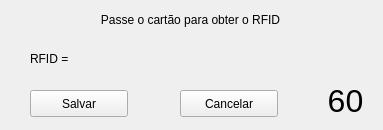
<?xml version="1.0" encoding="UTF-8"?>
<ui version="4.0">
 <class>Obter_Rfid_Window</class>
 <widget class="QMainWindow" name="Obter_Rfid_Window">
  <property name="geometry">
   <rect>
    <x>0</x>
    <y>0</y>
    <width>383</width>
    <height>130</height>
   </rect>
  </property>
  <property name="windowTitle">
   <string>Obter RFID</string>
  </property>
  <widget class="QWidget" name="centralwidget">
   <widget class="QLabel" name="label">
    <property name="geometry">
     <rect>
      <x>0</x>
      <y>10</y>
      <width>381</width>
      <height>20</height>
     </rect>
    </property>
    <property name="locale">
     <locale language="Portuguese" country="Brazil"/>
    </property>
    <property name="text">
     <string>Passe o cartão para obter o RFID</string>
    </property>
    <property name="alignment">
     <set>Qt::AlignCenter</set>
    </property>
   </widget>
   <widget class="QLabel" name="label_Tempo">
    <property name="geometry">
     <rect>
      <x>320</x>
      <y>80</y>
      <width>51</width>
      <height>41</height>
     </rect>
    </property>
    <property name="font">
     <font>
      <pointsize>24</pointsize>
     </font>
    </property>
    <property name="text">
     <string>60</string>
    </property>
    <property name="alignment">
     <set>Qt::AlignCenter</set>
    </property>
   </widget>
   <widget class="QPushButton" name="pushButton_Cancelar">
    <property name="geometry">
     <rect>
      <x>180</x>
      <y>90</y>
      <width>98</width>
      <height>27</height>
     </rect>
    </property>
    <property name="text">
     <string>Cancelar</string>
    </property>
   </widget>
   <widget class="QPushButton" name="pushButton_Salvar">
    <property name="geometry">
     <rect>
      <x>30</x>
      <y>90</y>
      <width>98</width>
      <height>27</height>
     </rect>
    </property>
    <property name="text">
     <string>Salvar</string>
    </property>
   </widget>
   <widget class="QLabel" name="label_RFID">
    <property name="geometry">
     <rect>
      <x>30</x>
      <y>50</y>
      <width>321</width>
      <height>17</height>
     </rect>
    </property>
    <property name="text">
     <string>RFID = </string>
    </property>
   </widget>
  </widget>
 </widget>
 <resources/>
 <connections/>
</ui>
